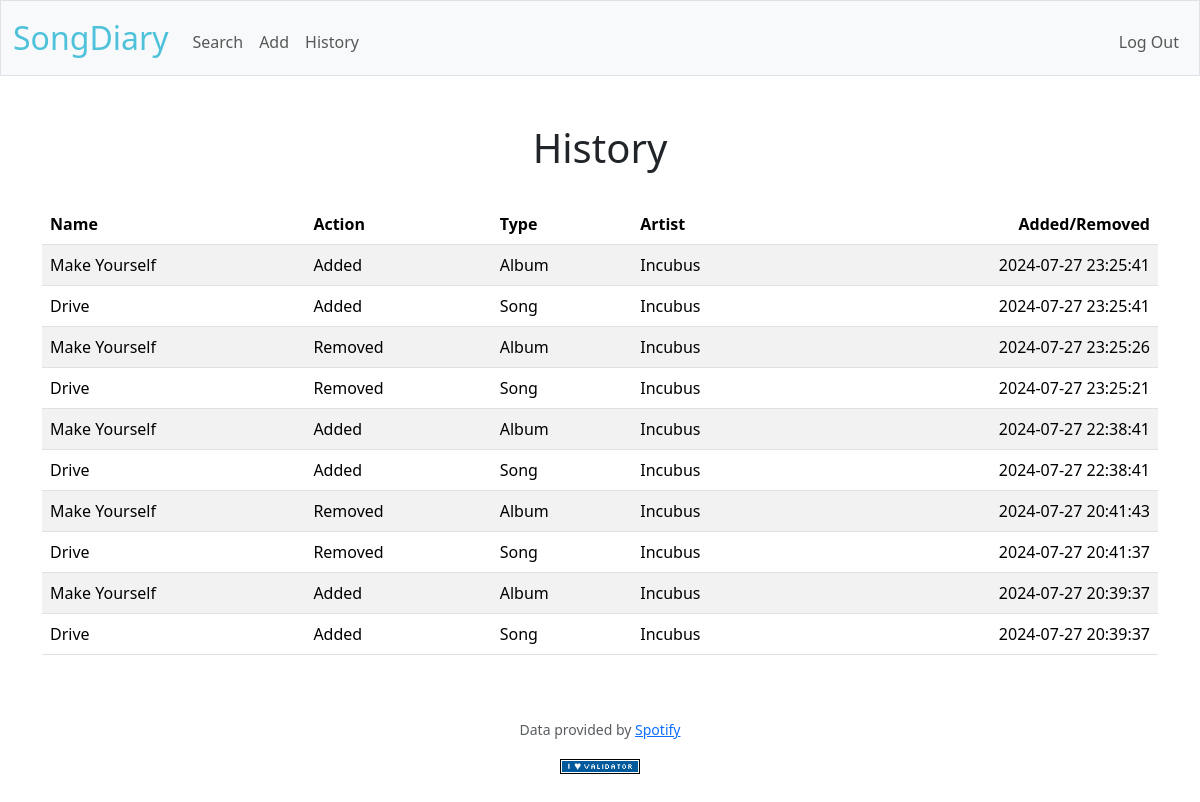
Screenshot of /history (signed in) with the database file from the repository.
### tables this page shows
CREATE TABLE "history" (
	"curation_id"	INTEGER NOT NULL,
	"user_id"	INTEGER NOT NULL,
	"artist_id"	INTEGER NOT NULL,
	"album_id"	INTEGER NOT NULL,
	"song_id"	INTEGER,
	"curation_type"	TEXT NOT NULL,
	"curation_item"	TEXT NOT NULL,
	"curation_time"	DATETIME NOT NULL,
	PRIMARY KEY("curation_id" AUTOINCREMENT),
	FOREIGN KEY("album_id") REFERENCES "albums"("album_id"),
	FOREIGN KEY("artist_id") REFERENCES "artists"("artist_id"),
	FOREIGN KEY("song_id") REFERENCES "songs"("song_id"),
	FOREIGN KEY("user_id") REFERENCES "users"("id")
);

CREATE TABLE "albums" (
	"album_id"	INTEGER NOT NULL,
	"album_name"	TEXT NOT NULL,
	"artist_id"	INTEGER NOT NULL,
	"genre"	TEXT,
	"release_date"	DATE,
	"album_link"	TEXT,
	"album_artwork"	TEXT,
	"add_time"	DATETIME,
	PRIMARY KEY("album_id" AUTOINCREMENT),
	FOREIGN KEY("artist_id") REFERENCES "artists"("artist_id")
);

CREATE TABLE "artists" (
	"artist_id"	INTEGER NOT NULL,
	"artist_name"	TEXT NOT NULL,
	"genre"	TEXT,
	"artist_link"	TEXT,
	"artist_image"	TEXT,
	PRIMARY KEY("artist_id" AUTOINCREMENT)
);

### app.py (the view)
@app.route("/history", methods=["GET"])
@login_required
def history():
    if request.method == "GET":
        history_query = ("SELECT COALESCE(songs.song_name, '') AS song_name, albums.album_name, artists.artist_name, curation_type, curation_item, curation_time "
                         "FROM history "
                         "LEFT JOIN songs ON history.song_id = songs.song_id "
                         "LEFT JOIN albums ON history.album_id = albums.album_id "
                         "LEFT JOIN artists ON history.artist_id = artists.artist_id "
                         "WHERE history.user_id = ? "
                         "ORDER BY history.curation_time DESC ")
        history = db.execute(history_query, session["user_id"])
        return render_template("history.html", history=history)

### app.py (called while the page is built)
@app.after_request
def after_request(response):
    response.headers["Cache-Control"] = "no-cache, no-store, must-revalidate"
    response.headers["Expires"] = 0
    response.headers["Pragma"] = "no-cache"
    return response

### helpers.py (called while the page is built)
def login_required(f):
    @wraps(f)
    def decorated_function(*args, **kwargs):
        if session.get("user_id") is None:
            return redirect("/login")
        return f(*args, **kwargs)
    return decorated_function

### templates/history.html (shortened to what this page needs)
{% extends "layout.html" %}
{% block main %}
<h1>History</h1>
<br>
<table class="table table-striped" id="history_table">
    <thead>
        <tr>
            <th class="text-start">Name</th>
            <th class="text-start">Action</th>
            <th class="text-start">Type</th>
            <th class="text-start">Artist</th>
            <th class="text-end">Added/Removed</th>
        </tr>
    </thead>
    <tbody>
        {% for record in history %}
            {% if record.curation_type == 'add' %}
                {% if record.curation_item == 'song' %}
                    <tr>
                        <td class="text-start">{{ record.song_name }}</td>
                        <td class="text-start">Added</td>
                        <td class="text-start">Song</td>
                        <td class="text-start">{{ record.artist_name }}</td>
                        <td class="text-end">{{ record.curation_time }}</td>
                    </tr>
                {% else %}
                <tr>
                    <td class="text-start">{{ record.album_name }}</td>
                    <td class="text-start">Added</td>
                    <td class="text-start">Album</td>
                    <td class="text-start">{{ record.artist_name }}</td>
                    <td class="text-end">{{ record.curation_time }}</td>
                </tr>
                {% endif %}
        {% elif record.curation_type == 'delete' %}
            {% if record.curation_item == 'song' %}
                <tr>
                    <td class="text-start">{{ record.song_name }}</td>
                    <td class="text-start">Removed</td>
                    <td class="text-start">Song</td>
                    <td class="text-start">{{ record.artist_name }}</td>
                    <td class="text-end">{{ record.curation_time }}</td>
                </tr>
            {% else %}
            <tr>
                <td class="text-start">{{ record.album_name }}</td>
                <td class="text-start">Removed</td>
                <td class="text-start">Album</td>
                <td class="text-start">{{ record.artist_name }}</td>
                <td class="text-end">{{ record.curation_time }}</td>
            </tr>
            {% endif %}
        {% endif %}
        {% endfor %}
    </tbody>
</table>
{% endblock %}

### rows the page displays
history: album_name "Make Yourself", artist_name "Incubus", curation_time "2024-07-27 23:25:41"
history: song_name "Drive", artist_name "Incubus", curation_time "2024-07-27 23:25:41"
history: album_name "Make Yourself", artist_name "Incubus", curation_time "2024-07-27 23:25:26"
history: song_name "Drive", artist_name "Incubus", curation_time "2024-07-27 23:25:21"
history: album_name "Make Yourself", artist_name "Incubus", curation_time "2024-07-27 22:38:41"
history: song_name "Drive", artist_name "Incubus", curation_time "2024-07-27 22:38:41"
history: album_name "Make Yourself", artist_name "Incubus", curation_time "2024-07-27 20:41:43"
history: song_name "Drive", artist_name "Incubus", curation_time "2024-07-27 20:41:37"
history: album_name "Make Yourself", artist_name "Incubus", curation_time "2024-07-27 20:39:37"
history: song_name "Drive", artist_name "Incubus", curation_time "2024-07-27 20:39:37"
